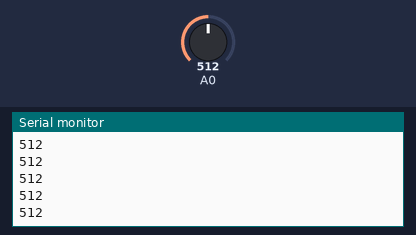
A sketch run on a simulated Arduino Uno, built with avr-gcc and run on an emulated ATmega328P. Parts: the last lines printed to the serial monitor. Inputs (shaded band) come from the test bench; at power-on: A0 = 512.

Above: at 1.2 s.
1.3 s: A0 set to 716
At 1.8 s:
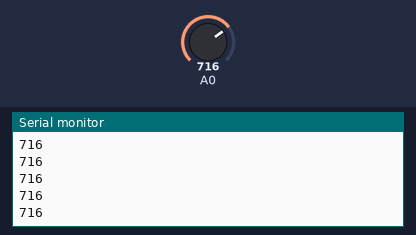
2.8 s: A0 set to 900
At 3.6 s:
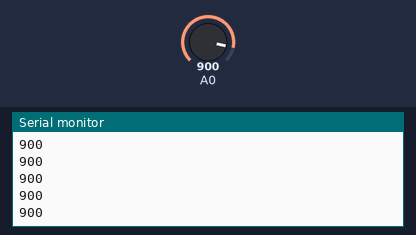
Timing chart, 0 to 5.8 s (numbered marks = the images above; inputs shaded):
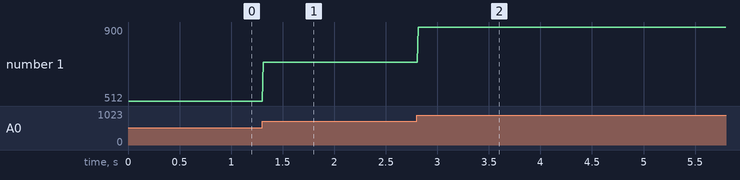

The sketch:

01_PSD.ino
```cpp
// Bussystems and Sensors Wintersemester 2025-2026
// Prof. Dr. Rasmus Rettig
// HW Setup: Sensor-Arduino: GND-GND (black), VCC-5V (red), Aout-A0 (yellow)

int DistanceVoltage = 0;

void setup() {
  Serial.begin(19200); // open serial port, set the baud rate to 19200 bps
}
void loop() {
  int counter=0;
  DistanceVoltage=analogRead(A0);
  delay(5);
  Serial.println(DistanceVoltage);
  delay(5);
}
```

Measured:
- after the input at 1.3 s, the serial monitor: prints a new line at once (image 1)
- after the input at 2.8 s, the serial monitor: prints a new line at once (image 2)
- plotted number 1: 512 → 716 after the input at 1.3 s, 716 → 900 after the input at 2.8 s
